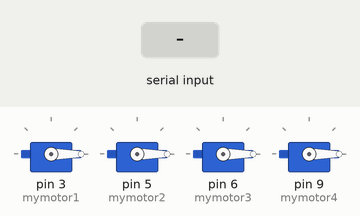
Bench run of a sketch on a simulated Arduino Uno, built with avr-gcc and run on an emulated ATmega328P. Shown: 4 × servo. Inputs (shaded band) come from the test bench. What the sketch prints to the serial monitor is not drawn.

Above: at 1.2 s.
1.3 s: "A90\n" received over Serial
Timing chart, 0 to 4.3 s (numbered marks = the images above; inputs shaded):
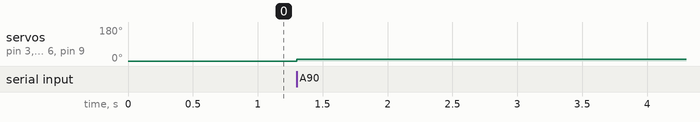

The sketch:

Motor_rotation.ino
```cpp
//This program is a quote
//URL:https://www.dropbox.com/s/cgqzhisb2gbgjjc/basic_t.ino?dl=0

/* ENSA-M QUADROTOR */

/*
AUTHOR: Scientific Club- ENSA of Marrakech
UCAM University, Marrakech, Morocco
*/

/*
Motors won't turn if you don't ARM them;
First, send the 'A' command to arm the motors;
Then, send speed commands fitting the pattern: $tyyyy
Example:
$10040 will the send the 40 command to the motor number 1
*/

#include <Servo.h>

Servo mymotor1;
Servo mymotor2;
Servo mymotor3;
Servo mymotor4;

//First run
void setup()
{
  //serial start conect
  Serial.begin(115200);

  mymotor1.attach(3);
  mymotor2.attach(5);
  mymotor3.attach(6);
  mymotor4.attach(9);

  mymotor1.write(0);
  mymotor2.write(0);
  mymotor3.write(0);
  mymotor4.write(0);

  //serial monitor display "ENSA-M Quadrotor"
  Serial.println("ENSA-M Quadrotor");
}

//Main Loop
void loop()
{
    if (Serial.available()>0) { // Pattern form: $tyyyy

        char mode=Serial.read();

        if (mode=='$') {
              while (Serial.available()<5) ;
              int target=Serial.read()-'0'; // t
              int a4=Serial.read()-'0';
              int a3=Serial.read()-'0';
              int a2=Serial.read()-'0';
              int a1=Serial.read()-'0';
              int val_speed = a1 + a2*10 + a3*100 + a4*1000;

              if (target==1) mymotor1.write(val_speed);
              if (target==2) mymotor2.write(val_speed);
              if (target==3) mymotor3.write(val_speed);
              if (target==4) mymotor4.write(val_speed);
	      // use the function "writeMicroseconds" instead of "write" for more precision

              Serial.print("sent value = ");
              Serial.print(val_speed);
              Serial.print(" to target ");
              Serial.println(target);
        }

        if (mode=='A') { // ARM
              mymotor1.write(10);
              mymotor2.write(10);
              mymotor3.write(10);
              mymotor4.write(10);
              // the "10" value may need to be changed as it depends on the used ESC (see datasheet for appropriate command to arm)

              Serial.println("armed motors");
        }

    }
}
```

Measured:
- after the input at 1.3 s, servo on pin 3 (mymotor1), servo on pin 5 (mymotor2), servo on pin 6 (mymotor3), servo on pin 9 (mymotor4): 0° → 10° at once
